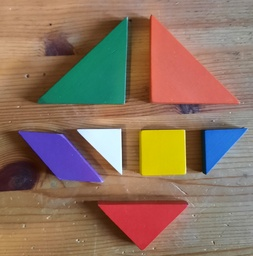
#> input picture vision_3/Week 6/gekleurde_blokjes.jpg, 253 x 256 px, shrunk from 900 x 912 before the run
$ python kleuren_hsv_RGB.py
#> lines starting #> are read from the running program, lines starting #| are printed output that depends on the picture
#%%
import numpy as np
import cv2

# Read an image
image = cv2.imread('gekleurde_blokjes.jpg', cv2.IMREAD_COLOR)
#> image is the input picture: shape (256, 253, 3); mean B, G, R 96.3, 114.2, 139.9

def rgb_to_hsv(r, g, b):
    r, g, b = r/255.0, g/255.0, b/255.0
    mx = max(r, g, b)
    mn = min(r, g, b)
    df = mx - mn
    if mx == mn:
        h = 0
    elif mx == r:
        h = (60 * ((g-b)/df) + 360) % 360
    elif mx == g:
        h = (60 * ((b-r)/df) + 120) % 360
    elif mx == b:
        h = (60 * ((r-g)/df) + 240) % 360
    if mx == 0:
        s = 0
    else:
        s = (df / mx)*100
    v = mx*100
    return h, s, v


rows, cols = image.shape[:2]
#> rows = 256; cols = 253
image_hsv = np.empty_like(image)

for i in range(rows):
    for j in range(cols):
        r, g, b = image[i, j]
        h, s, v = rgb_to_hsv(r, g, b)
        image_hsv[i, j] = [h, s, v]
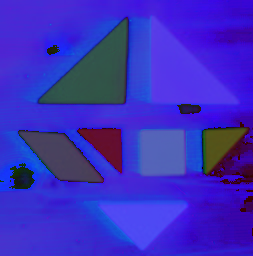
#> image_hsv: shape (256, 253, 3); mean B, G, R 188.6, 44.7, 59.5


image_cv2_hsv = cv2.cvtColor(image, cv2.COLOR_BGR2HSV)
#> image_cv2_hsv: shape (256, 253, 3); mean H, S, V 35.6, 115.3, 152.9

cv2.imshow('Manual Conversion', image_hsv)
cv2.imshow('CV2 Conversion', image_cv2_hsv)
cv2.waitKey(0)
cv2.destroyAllWindows()

# %%

$ run again, with vision_3/Week 6/color_spectrum.jpg copied over vision_3/Week 6/gekleurde_blokjes.jpg
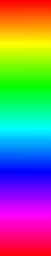
#> input picture vision_3/Week 6/color_spectrum.jpg, 51 x 256 px, shrunk from 100 x 500 before the run
#> image is the input picture: shape (256, 51, 3); mean B, G, R 127.5, 127.4, 127.5
#> after the loop `for i in range(rows):`:
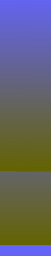
#> image_hsv: shape (256, 51, 3); mean B, G, R 106.1, 99.5, 99.5
#> image_cv2_hsv: shape (256, 51, 3); mean H, S, V 89.4, 254.4, 254.4
